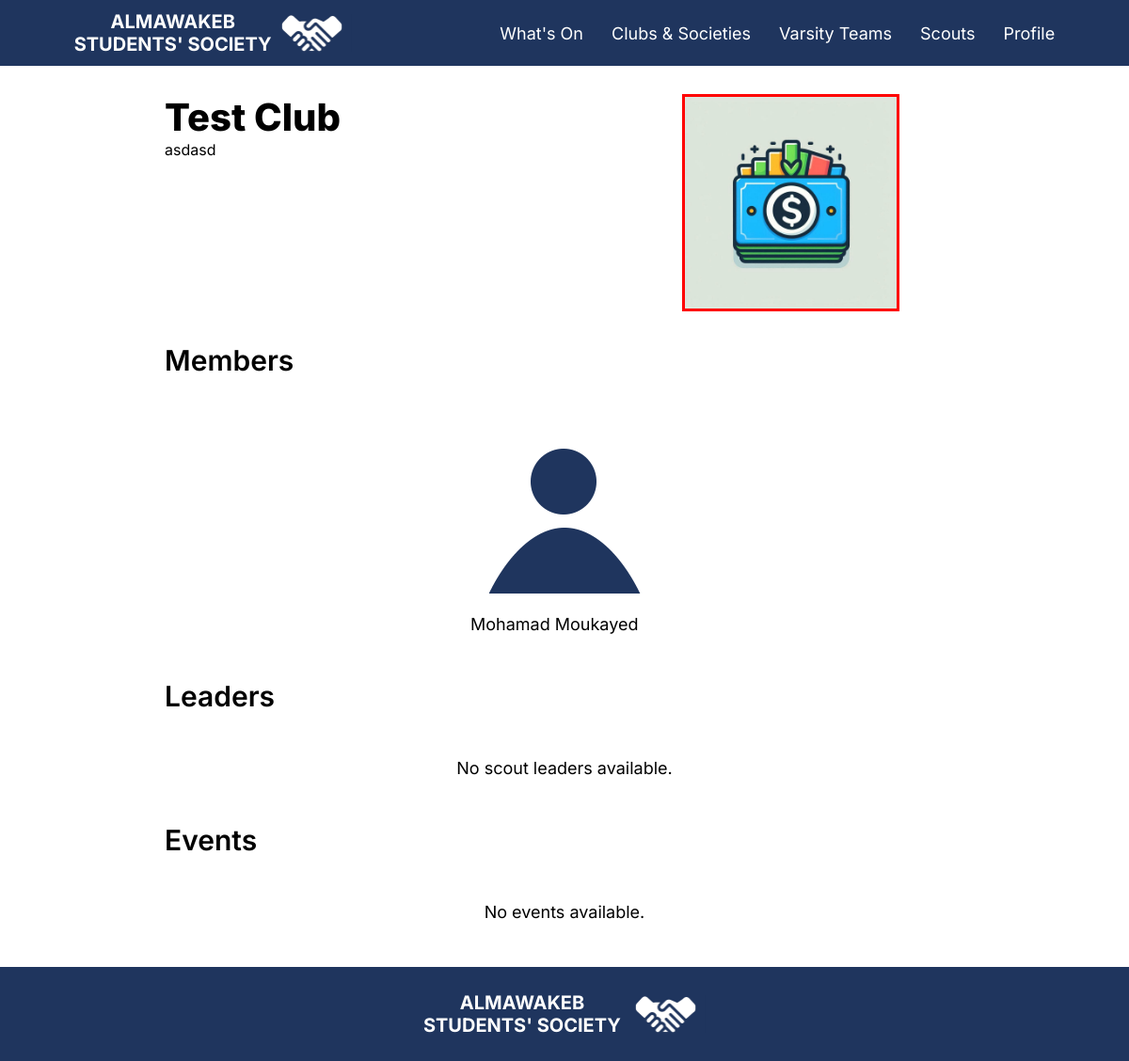
Screenshot of /Scouts/Detail/3/ (signed in) with the database file from the repository.
### mainapp/models.py (models this page shows, shortened)
class Club(models.Model):
    name = models.CharField(max_length=255)
    heads = models.ManyToManyField(User, related_name='head_clubs', blank=True)
    leadership = models.ManyToManyField(User, related_name='leadership_roles', blank=True)
    members = models.ManyToManyField(User, related_name='membership_clubs', blank=True)
    advisors = models.ManyToManyField(User, related_name='advisor_clubs', blank=True)
    events = models.ManyToManyField('Event', related_name='events', blank=True)
    about = models.TextField()
    logo = models.ImageField(upload_to='clubs_logos/')
    color = models.CharField(max_length=7)  # Hex color code
    links = models.ManyToManyField(Links, related_name='club_links', blank=True)

class User(AbstractBaseUser, PermissionsMixin):
    name = models.CharField(max_length=255)
    email = models.EmailField(verbose_name="email", max_length=60, unique=True)
    is_admin = models.BooleanField(default=False)
    is_staff = models.BooleanField(default=False)
    is_active = models.BooleanField(default=True)
    associated_student = models.ForeignKey("Student",null=True, blank=True, on_delete=models.CASCADE)
    associated_faculty = models.ForeignKey("Faculty",null=True, blank=True, on_delete=models.CASCADE)
    associated_clubs = models.ManyToManyField("Club", blank=True,related_name="associated_clubs")
    associated_varsities = models.ManyToManyField("Varsity", blank=True,related_name="associated_varsity")
    objects = UserManager()
    USERNAME_FIELD = 'email'
    REQUIRED_FIELDS = ['name']

class Student(models.Model):
    student_db_id = models.CharField(max_length=20, primary_key=True,help_text="Student ID")
    YEAR_CHOICES = [
        ('FR', 'Freshman'),
        ('SO', 'Sophomore'),
        ('JR', 'Junior'),
        ('SR', 'Senior'),
    ]
    SECTION_CHOICES = [
        ('A', 'A'),
        ('B', 'B'),
        ('C', 'C'),
        ('D', 'D'),
        ('E', 'E'),
        ('F', 'F'),
        ('G', 'G'),
        ('H', 'H'),
        ('I', 'I'),
        ('J', 'J'),
    ]
    year_level = models.IntegerField(blank=True, null=True)
    section = models.CharField(max_length=1, choices=SECTION_CHOICES)
    profile_picture = models.ImageField(upload_to='profiles/', null=True, blank=True, default='default-pfp.png')
    about = models.TextField(blank=True,null=True)
    year_level_title = models.CharField(max_length=10, blank=True)

### mainapp/views.py (the view)
# urls.py: path("Scouts/Detail/<int:scouts_id>/", views.Scouts_Detail, name="scouts_detail"),
def Scouts_Detail(request, scouts_id):
    try:
        scouts = Club.objects.get(id=scouts_id)
        events = Event.objects.filter(author=scouts)
    except ObjectDoesNotExist:
        return error_404_view(request, None)
    return render(request, "scouts_detail.html", {'scouts': scouts, 'user': request.user, 'events':events, 'links': scouts.links.all()})

### templates/scouts_detail.html (shortened to what this page needs)
{% extends 'Base.html' %}
{% load static %}
{% block content %}
<div>
    <div style="display: flex; justify-content: space-between; flex-direction: row; gap: 100px">
            <div style="display: flex; justify-content: space-between; flex-direction: column; justify-content: flex-start;">
            <p class="pageTitle" style="margin: 0px;">{{ scouts.name }}</p>
                <div class="articleDescriptionText">
                    <div>{{ scouts.about|safe }}</div>
                </div>
            </div>
            <div>
                <img src="{{ scouts.logo.url }}" style="border: {{ scouts.color }} 3px solid;" alt="{{ scouts.name }} Logo" class="articleCover">
            </div>
        </div>
        <p class="subtitle">Members</p>
        <div class="studentGrid">
            {% for member in scouts.members.all %}
            <div>
                <a>
                    <img src="{{ member.associated_student.profile_picture.url }}" alt="{{ member.name }}" class="studentPFP profileCover">
                    <p class="text">{{ member.name }}</p>
                </a>
            </div>
            {% empty %}
            <p class="text">No members available.</p>
            {% endfor %}
        </div>
        <p class="subtitle">Leaders</p>
        <div class="studentGrid">
            {% for leader in scouts.advisors.all %}
            <div>
                <a>
                    <img src="{{ leader.associated_faculty.profile_picture.url }}" class="studentPFP" alt="{{ leader.name }}" class="profileCover">
                    <p class="text">{{ leader.name }}</p>
                </a>
            </div>
            {% empty %}
            <p class="text">No scout leaders available.</p>
            {% endfor %}
        </div>
        <p class="subtitle">Events</p>
        <div class="grid">
            {% for event in events %}
            <div>
                <a href="{% url 'event_detail' event.id %}">
                    <img class="eventCover" src="{{ event.cover.url }}" alt="Event Cover">
                    <p class="text">{{ event.title }}</p>
                    <p class="aboutText">{{ event.date }}</p>
                    <div class="tagBox" style="background: {{ event.author.color }};">
                        <p class="tagText">{{ event.author.name }}</p>
                    </div>
                </a>
            </div>
            {% empty %}
            <p class="text">No events available.</p>
            {% endfor %}
        </div>
    </div>
</div>
{% endblock %}

### static/CSS/base.css (style rules this page uses)
a { text-decoration: none; }
.pageTitle { color: black; font-size: 40px; font-family: Inter; font-weight: 800; }
.text { color: black; font-size: 18px; font-family: Inter; font-weight: 400; }
.subtitle { color: black; font-size: 30px; font-family: Inter; font-weight: 600; }
.grid { display: grid; grid-gap: 25px; justify-items: center; grid-template-columns: repeat(auto-fit, minmax(300px, 1fr)); }
.studentGrid { display: grid; grid-gap: 25px; justify-items: center; grid-template-columns: repeat(auto-fit, minmax(200px, 1fr)); }
.articleCover { width: 225px; height: 225px; }
.articleDescriptionText { color: black; font-size: 16px; font-family: Inter; font-weight: 400; }
.studentPFP { width: 200px; height: 200px; object-fit: cover; }
img { object-fit: contain; }
div { font-family: 'Inter'; }

### rows the page displays
Club: name "Test Club", about "asdasd", logo (picture)
User: associated_student.profile_picture (placeholder picture), name "Mohamad Moukayed"
